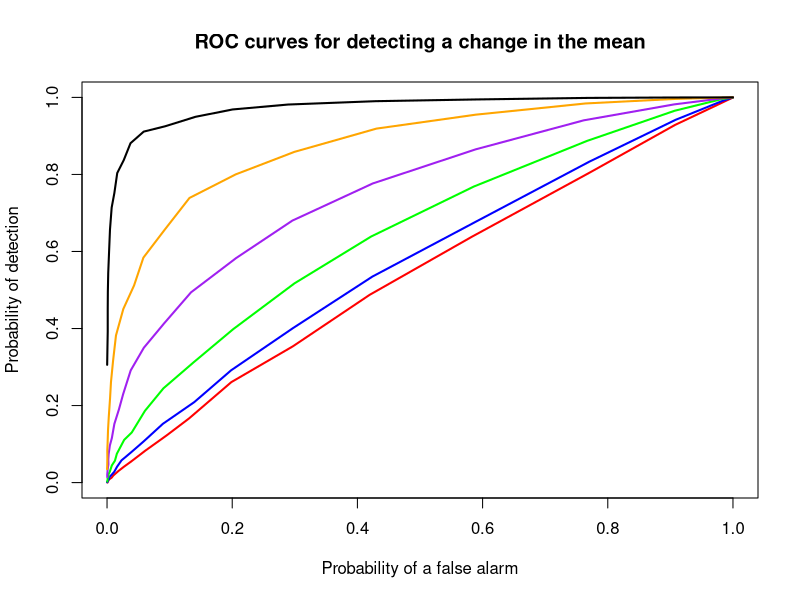

Here is the R script that generated this plot:
### Simulations. ROC as a function of threshold h

n = 100; alpha = 0.05; beta = 0.05;
Nruns = 10000; 
mu0 = 0; sigma0 = 1; sigma1 = 1;   

### Define a function for a single transient change-point estimation for known Normal distributions

MLE.single = function(X,m1,h){  # Estimation of a single transient change-point
  n = length(X);
  z = log( dnorm(X,mu1,sigma1)/dnorm(X,mu0,sigma0) );	# log-likelihood ratios
  S = cumsum(z);  			   							    # Partial sums of z
  W = S - cummin(S);			
  b.hat = which.max(W); a.hat = which.min(S[1:b.hat]);  # MLE
  detection = 1*( W[b.hat] >= h ); # If h is exceeded, ch.pt. is detected
  return(c(a.hat,b.hat,detection));
}   # end of function MLE.single


### MC study, N(0,1) -> N(mu1,1)

mu1 = c(0.2, 0.2, 0.5, 0.5, 1, 1); 
change.interval = c(0.1,0.2,0.1,0.2,0.1,0.2)*n;
a = 0.5*n; b = a+change.interval;
Nscena = length(mu1);
H = seq(0,10,0.4); NH = length(H);

Prob.False.Alarm = matrix(rep(0,NH*Nscena),NH,Nscena);
Prob.Detection = matrix(rep(0,NH*Nscena),NH,Nscena);

for (scena in 1:Nscena){
  for (k in 1:NH){ h = H[k];
     OUTPUT = data.frame(Nscena,scena,NH,k);
     write.table(OUTPUT,file="C:\\Users\\baron\\Documents\\Research\\Malov\\output.txt")
 
     false.alarm.run = rep(0,Nruns); detection.run = rep(0,Nruns);
     for (run in 1:Nruns){
       # The case of no change
       X = rnorm(n,mu0,sigma0); 
       MLE.result = MLE.single(X,mu1[scena],h); # Result = c(a.hat,b.hat,detection)  
       false.alarm.run[run] = MLE.result[3];
     
       # The case of a transient change
       X = c( rnorm(a,mu0,sigma0), rnorm(change.interval[scena],mu1[scena],sigma1), rnorm(n-b[scena],mu0,sigma0) );
       MLE.result = MLE.single(X,mu1[scena],h);
       detection.run[run] = MLE.result[3];
                    }  # End of MC runs for the given parameters
     Prob.False.Alarm[k,scena] = mean(false.alarm.run); # False alarm rate | no change
     Prob.Detection[k,scena] = mean(detection.run);     # Probability of detection | change
  } # End of the k-loop, over thresholds
} # End of the scena-loop, over (mu1, b-a)-scenarios

Output = data.frame(H, Prob.False.Alarm, Prob.Detection);
print(Output)

write.csv(Output, file = "C:\\Users\\baron\\Documents\\Research\\Malov\\ROC-results.csv")

color = c("red","blue","green","purple","orange","black");

plot( Prob.False.Alarm[,1], Prob.Detection[,1], lwd=2, col=color[1],
xlim=c(0,1), ylim=c(0,1), type="l",
xlab="Probability of a false alarm", ylab="Probability of detection",
main = "ROC curves for detecting a change in the mean" );
for (k in 2:Nscena){
lines( Prob.False.Alarm[,k], Prob.Detection[,k], lwd=2, col=color[k])
                    }
  
